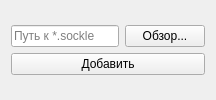
                <widget class="QWidget" name="tab_sockle">
                 <attribute name="title">
                  <string>*.sockle</string>
                 </attribute>
                 <layout class="QVBoxLayout" name="verticalLayout_12">
                  <item>
                   <layout class="QVBoxLayout" name="verticalLayout_3">
                    <item>
                     <layout class="QHBoxLayout" name="horizontalLayout_2">
                      <item>
                       <widget class="QLineEdit" name="line_path_to_sackle">
                        <property name="sizePolicy">
                         <sizepolicy hsizetype="Minimum" vsizetype="Fixed">
                          <horstretch>0</horstretch>
                          <verstretch>0</verstretch>
                         </sizepolicy>
                        </property>
                        <property name="placeholderText">
                         <string>Путь к *.sockle</string>
                        </property>
                       </widget>
                      </item>
                      <item>
                       <widget class="QPushButton" name="button_path_to_sackle">
                        <property name="sizePolicy">
                         <sizepolicy hsizetype="Fixed" vsizetype="Fixed">
                          <horstretch>0</horstretch>
                          <verstretch>0</verstretch>
                         </sizepolicy>
                        </property>
                        <property name="text">
                         <string>Обзор...</string>
                        </property>
                       </widget>
                      </item>
                     </layout>
                    </item>
                    <item>
                     <widget class="QPushButton" name="button_add_sackle">
                      <property name="sizePolicy">
                       <sizepolicy hsizetype="Minimum" vsizetype="Fixed">
                        <horstretch>0</horstretch>
                        <verstretch>0</verstretch>
                       </sizepolicy>
                      </property>
                      <property name="text">
                       <string>Добавить</string>
                      </property>
                     </widget>
                    </item>
                   </layout>
                  </item>
                 </layout>
                </widget>
